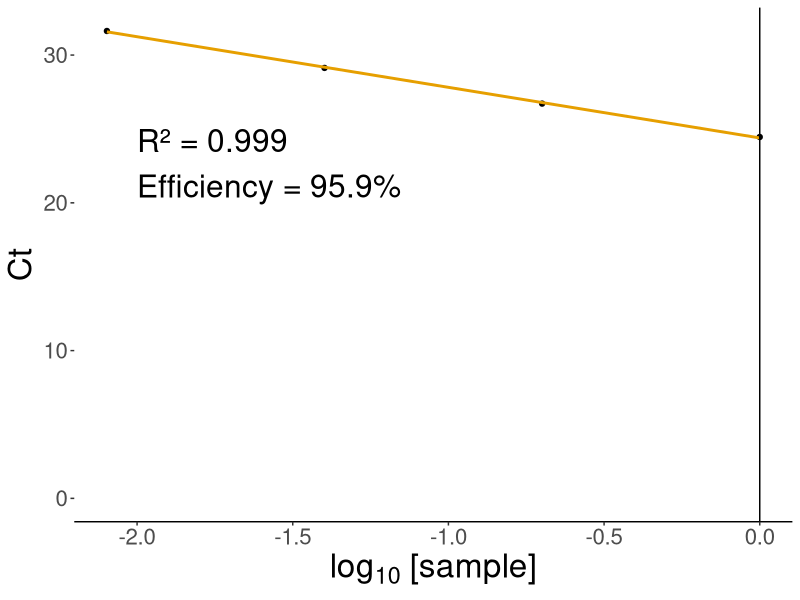
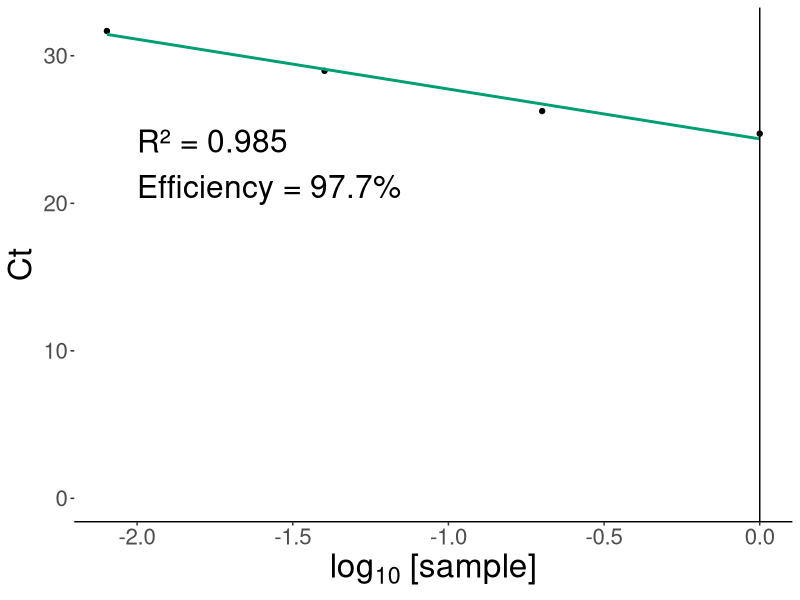
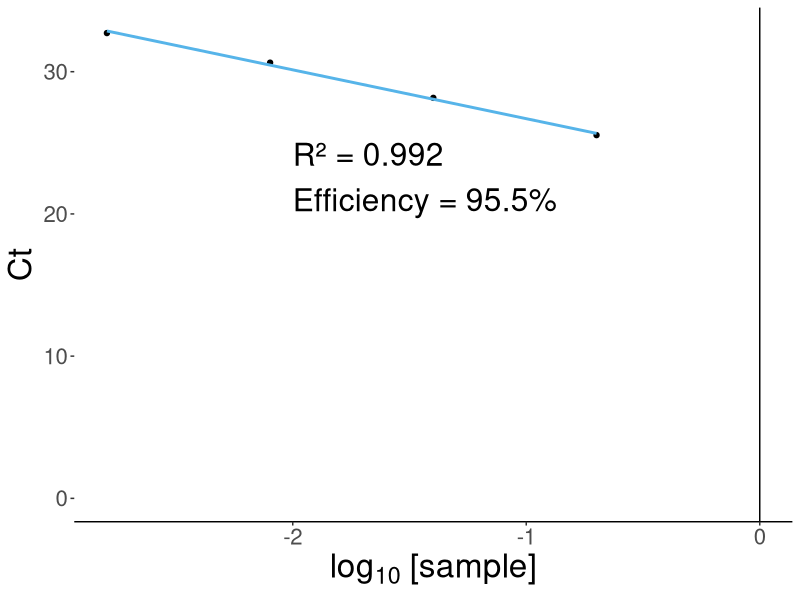
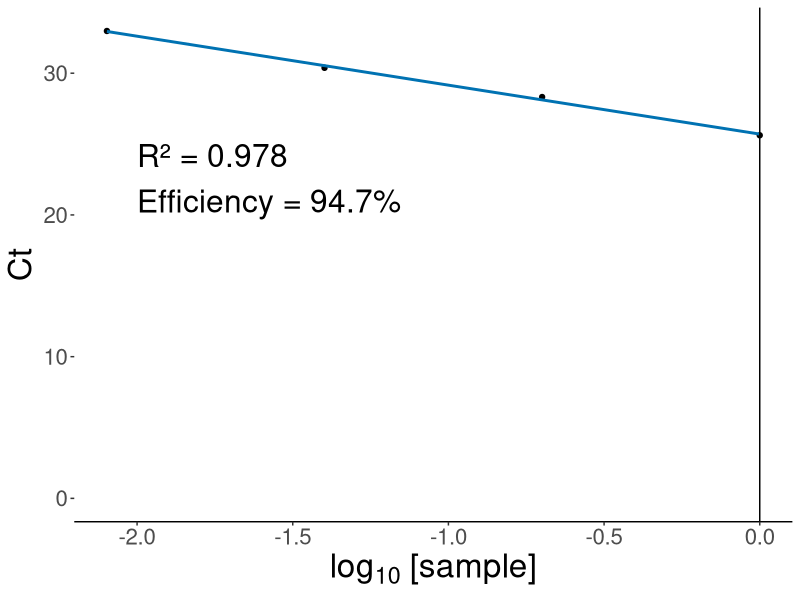
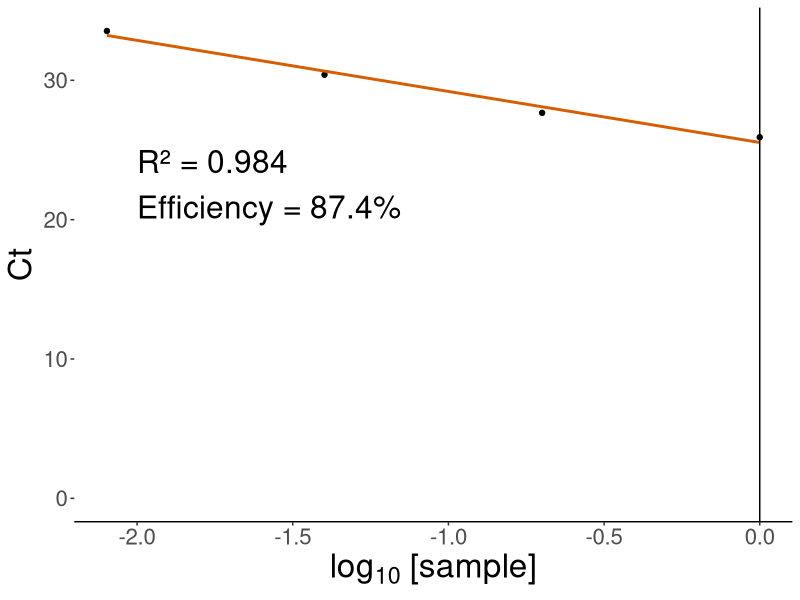
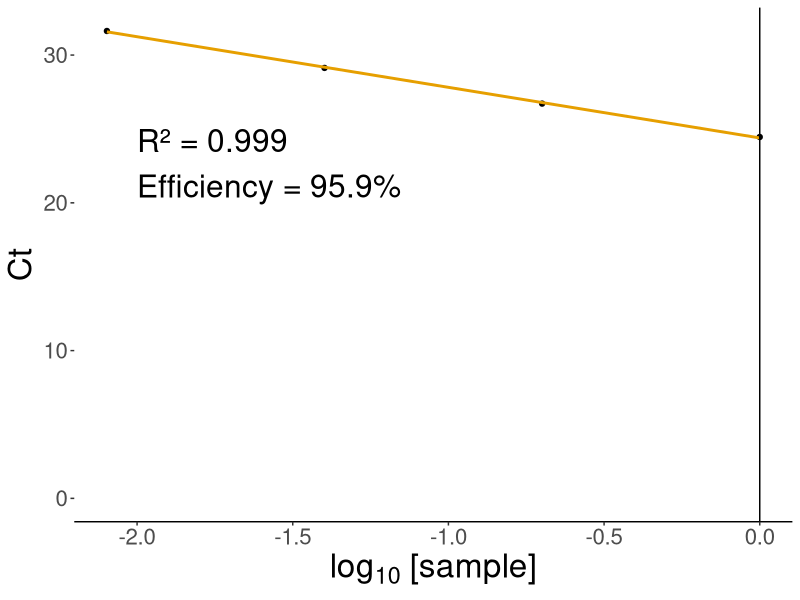
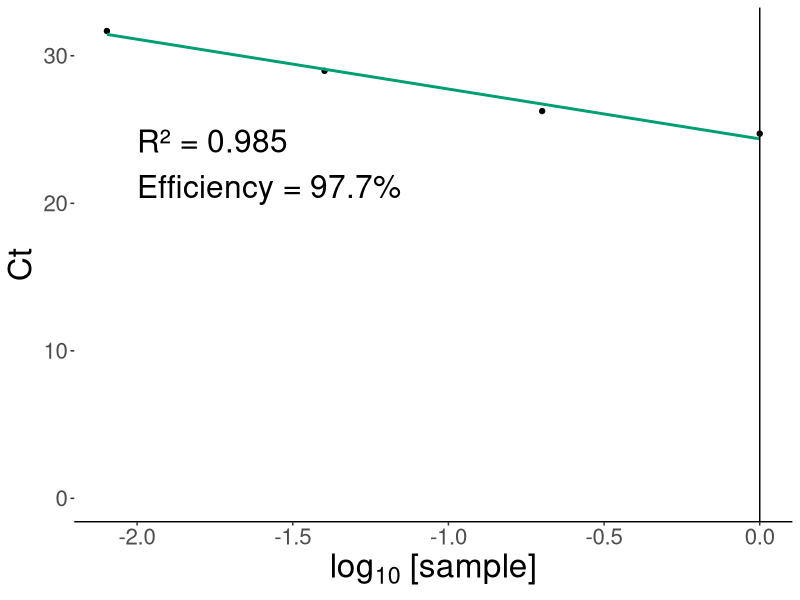
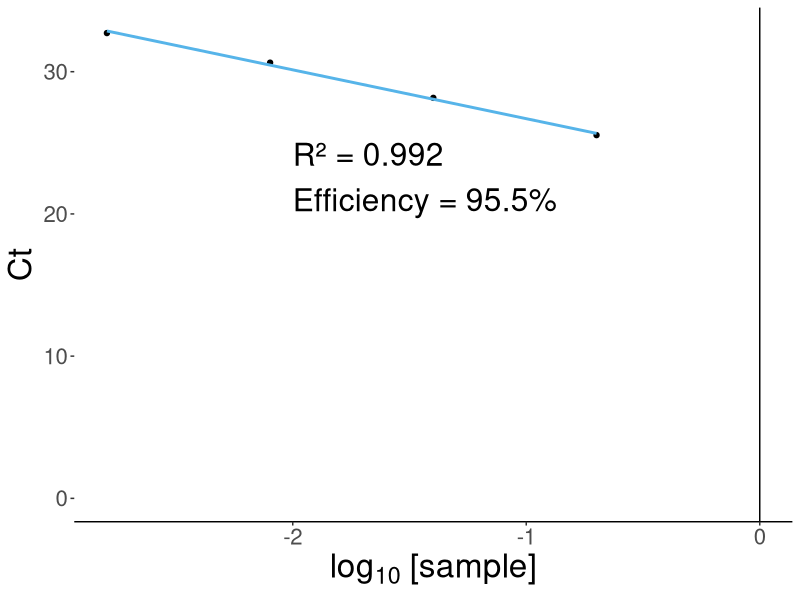

Write the R code that produced these figures, in order.
library(ggplot2)

ure_y <- c(24.455, 26.715, 29.13, 31.63)
ure_x <- c(0, -0.698970004, -1.397940009, -2.096910013)

ure_plot <- ggplot(mapping = aes(y = ure_y, x = ure_x))+
  geom_point()+
  geom_smooth(method = "lm", formula = y ~ x, se = FALSE, colour = "#E69F00")+
  geom_vline(xintercept = 0) +
  xlab(expression(log[10]~"[sample]"))+
  ylab("Ct")+
  theme_classic()+
  theme(axis.line.y = element_blank(),
        axis.text = element_text(size=16),
        axis.title = element_text(size=24))+
  scale_y_continuous(limits = c(0, NA))+
  annotate(
    "text",
    x = min(-2), y = max(25),
    label = ("R² = 0.999\nEfficiency = 95.9%"),
    hjust = 0, vjust = 1,
    size = 8)
print(ure_plot)
ggsave("C:/Users/User/OneDrive/Documents/Research/Results/ure_eff.png", plot = ure_plot, width = 10, height = 8, dpi = 600)

lac_y <- c(24.72, 26.25, 28.98, 31.68)
lac_x <- c(0, -0.698970004, -1.397940009, -2.096910013)

lac_plot <- ggplot(mapping = aes(y = lac_y, x = lac_x))+
  geom_point()+
  geom_smooth(method = "lm", formula = y ~ x, se = FALSE, colour = "#009E73")+
  geom_vline(xintercept = 0) +
  xlab(expression(log[10]~"[sample]"))+
  ylab("Ct")+
  theme_classic()+
  theme(axis.line.y = element_blank(),
        axis.text = element_text(size=16),
        axis.title = element_text(size=24))+
  scale_y_continuous(limits = c(0, NA))+
  annotate(
    "text",
    x = min(-2), y = max(25),
    label = ("R² = 0.985\nEfficiency = 97.7%"),
    hjust = 0, vjust = 1,
    size = 8)
print(lac_plot)
ggsave("C:/Users/User/OneDrive/Documents/Research/Results/lac_eff.png", plot = lac_plot, width = 10, height = 8, dpi = 600)

gap_y <- c(25.54, 28.16, 30.635, 32.715)
gap_x <- c(-0.698970004, -1.397940009, -2.096910013, -2.795880017)

gap_plot <- ggplot(mapping = aes(y = gap_y, x = gap_x))+
  geom_point()+
  geom_smooth(method = "lm", formula = y ~ x, se = FALSE, colour = "#56B4E9")+
  geom_vline(xintercept = 0) +
  xlab(expression(log[10]~"[sample]"))+
  ylab("Ct")+
  theme_classic()+
  theme(axis.line.y = element_blank(),
        axis.text = element_text(size=16),
        axis.title = element_text(size=24))+
  scale_y_continuous(limits = c(0, NA))+
  annotate(
    "text",
    x = min(-2), y = max(25),
    label = ("R² = 0.992\nEfficiency = 95.5%"),
    hjust = 0, vjust = 1,
    size = 8)
print(gap_plot)
ggsave("C:/Users/User/OneDrive/Documents/Research/Results/gap_eff.png", plot = gap_plot, width = 10, height = 8, dpi = 600)

act_y <- c(25.62, 28.32, 30.38, 32.98)
act_x <- c(0, -0.698970004, -1.397940009, -2.096910013)

act_plot <- ggplot(mapping = aes(y = act_y, x = act_x))+
  geom_point()+
  geom_smooth(method = "lm", formula = y ~ x, se = FALSE, colour = "#0072B2")+
  geom_vline(xintercept = 0) +
  xlab(expression(log[10]~"[sample]"))+
  ylab("Ct")+
  theme_classic()+
  theme(axis.line.y = element_blank(),
        axis.text = element_text(size=16),
        axis.title = element_text(size=24))+
  scale_y_continuous(limits = c(0, NA))+
  annotate(
    "text",
    x = min(-2), y = max(25),
    label = ("R² = 0.978\nEfficiency = 94.7%"),
    hjust = 0, vjust = 1,
    size = 8)
print(act_plot)
ggsave("C:/Users/User/OneDrive/Documents/Research/Results/act_eff.png", plot = act_plot, width = 10, height = 8, dpi = 600)

cap_y <- c(25.915, 27.665, 30.4, 33.54)
cap_x <- c(0, -0.698970004, -1.397940009, -2.096910013)

cap_plot <- ggplot(mapping = aes(y = cap_y, x = cap_x))+
  geom_point()+
  geom_smooth(method = "lm", formula = y ~ x, se = FALSE, colour = "#D55E00")+
  geom_vline(xintercept = 0) +
  xlab(expression(log[10]~"[sample]"))+
  ylab("Ct")+
  theme_classic()+
  theme(axis.line.y = element_blank(),
        axis.text = element_text(size=16),
        axis.title = element_text(size=24))+
  scale_y_continuous(limits = c(0, NA))+
  annotate(
    "text",
    x = min(-2), y = max(25),
    label = ("R² = 0.984\nEfficiency = 87.4%"),
    hjust = 0, vjust = 1,
    size = 8)
print(cap_plot)
ggsave("C:/Users/User/OneDrive/Documents/Research/Results/cap_eff.png", plot = cap_plot, width = 10, height = 8, dpi = 600)
